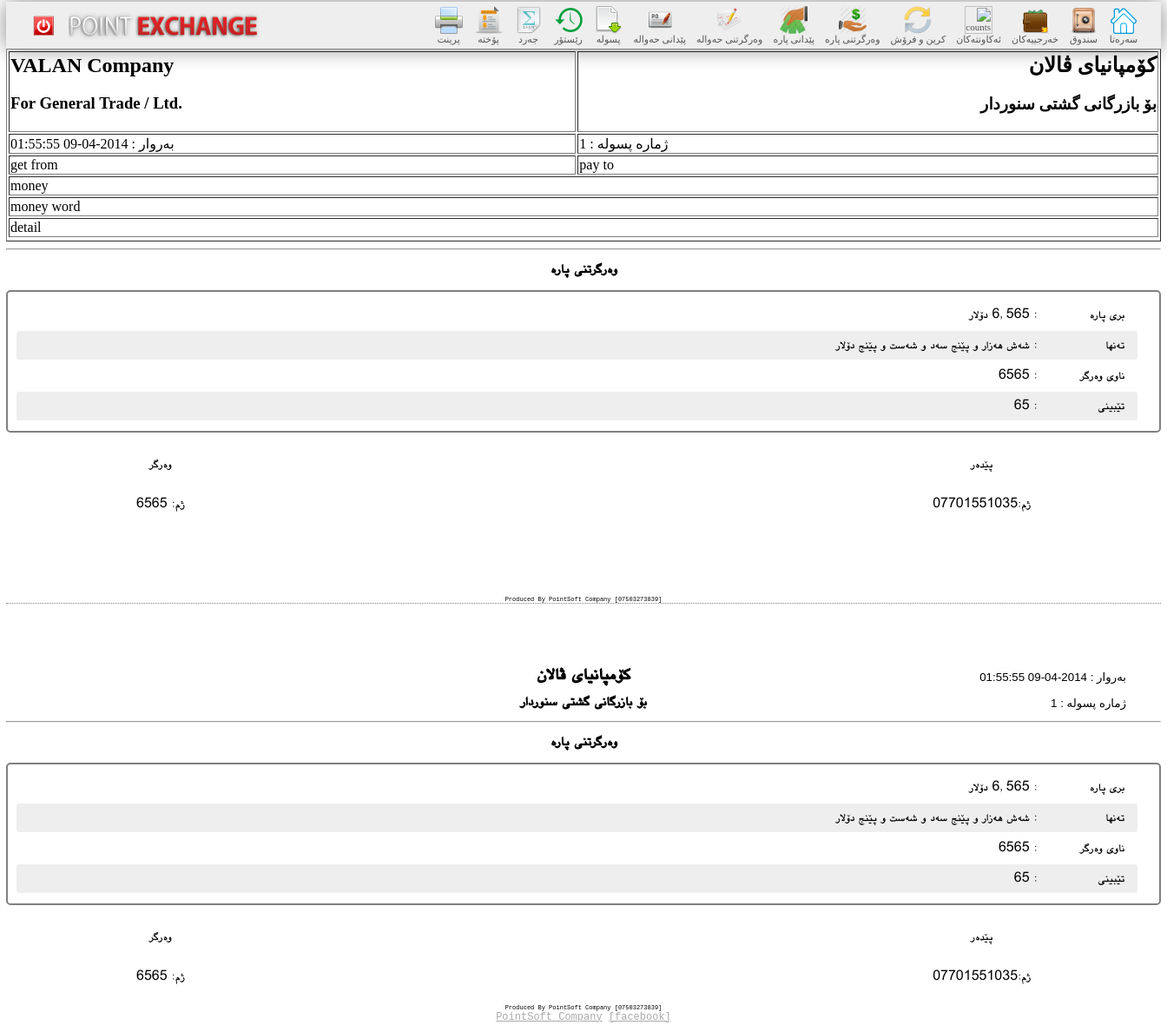
/psula_view0.php?id=1 (signed in), run on the app's committed database.
### tables this page shows
CREATE TABLE IF NOT EXISTS `order_payout` (
  `id` int(11) NOT NULL AUTO_INCREMENT,
  `id_user` int(11) DEFAULT NULL,
  `date_time` datetime DEFAULT NULL,
  `a_dollar` decimal(20,0) DEFAULT NULL,
  `a_dinar` decimal(20,0) DEFAULT NULL,
  `a_tman` decimal(20,0) DEFAULT NULL,
  `sender_name` varchar(100) DEFAULT NULL,
  `sender_phone` varchar(100) DEFAULT NULL,
  `reciever_name` varchar(100) NOT NULL,
  `reciever_phone` varchar(100) DEFAULT NULL,
  `reciever_address` varchar(200) DEFAULT NULL,
  `state` varchar(50) DEFAULT NULL,
  `detail` varchar(200) DEFAULT NULL,
  PRIMARY KEY (`id`)
);

### class/order_payout.class.php (called while the page is built, shortened)
<?php
require_once 'database.class.php';
class order_payout extends database{
	private static $TABLE = 'order_payout';
	public static function get_order_payout_info($id){
		try{
			$sql = "SELECT * FROM ".self::$TABLE." WHERE id = :id";
			$stmt = self::$PDO->prepare($sql);
			$stmt->bindParam(':id',$id,PDO::PARAM_INT);
			$stmt->execute();
			$row = $stmt->fetch(PDO::FETCH_ASSOC);
			return $row;
		}
		catch(PDOException $e){
			echo 'Error: [order_payout.class.php/function get_order_payout_info]'.$e->getMessage().'<br>';
			die();
		}
	}
}
?>

### class/database.class.php (called while the page is built, shortened)
<?php
function dsh_money($money,$decimal_check = 2,$symbol = null){
	$negative = false;
	$decimal = $money - intval($money);
	$arr = array();
	if($money !== 0)
		while($money){
			$part = strval($money % 1000);
			$len = strlen($part);
			if($len == 1)
				$part = '00'.$part;
			else if($len == 2)
				$part = '0'.$part;
			$money =intval($money/1000);
			array_push($arr, $part);
		}
	else
		$arr = array(0);
	$arr = array_reverse($arr);
	$str = implode(',', $arr);
	if(strlen($str)>1){
		if($str[0]=='0')
			$str = substr($str, 1);
		if($str[0]=='0')
			$str = substr($str, 1);
	}
	return $str;
}
function money_to_word($number)
{
    $max_size = pow(10,18);
    if (is_int($number) && $number < abs($max_size))
    {
        switch ($number)
        {
            case 5:
                $string = "پێنج";
                break;
            case 6:
                $string = "شەش";
                break;
            case 60:
                $string = "شەست";
                break;
            case $number < 100:
                $prefix = money_to_word($number-$number%10);
                $suffix = money_to_word($number%10);
                $string = $prefix . " و " . $suffix;
                break;
            case $number < pow(10,3):
                $prefix = money_to_word(intval(floor($number/pow(10,2)))) . " سەد";
                if ($number%pow(10,2)) $suffix = " و " . money_to_word($number%pow(10,2));
                $string = $prefix . @$suffix;
                break;
            case $number < pow(10,6):
                $prefix = money_to_word(intval(floor($number/pow(10,3)))) . " هەزار";
                if ($number%pow(10,3)) $suffix = money_to_word($number%pow(10,3));
                if(@$suffix) @$suffix =' و '.$suffix;
                $string = $prefix . " " . @$suffix;
                break;
        }
    } else
    {
        echo "ERROR with - $number<br/> Number must be an integer between -" . number_format($max_size, 0, ".", ",") . " and " . number_format($max_size, 0, ".", ",") . " exclussive.";
    }
    return $string;
}
?>

### psula_view0.php (the view, shortened to what this page needs)
<?php
	require_once 'class/database.class.php';
	require_once 'class/order_payout.class.php';
	$order_payout_info = order_payout::get_order_payout_info(@$_GET['id']);
	$money = '';
	if($order_payout_info['a_dollar'])
		$money .= dsh_money($order_payout_info['a_dollar']).' دۆلار ';
?>
<html>
<?php require_once 'head_tag.php'; ?>
  <body>
  	<div id="wrapper">
  		<?php require_once 'nav.php'; ?>
  		<div id="main">
  		<table border="1" style="width:100%; direction:ltr;" >
  			<tr>
  				<td>
  					<h2>VALAN Company</h2>
					<h3>For General Trade / Ltd.</h3>
				</td>
  				<td style="direction:rtl;">
  					<h2>کۆمپانیای ڤالان</h2>
					<h3>بۆ بازرگانی گشتی سنوردار</h3>
				</td>
  			</tr>
  			<tr>
  				<td>
  					بەروار : <?php echo $order_payout_info['date_time']; ?>
				</td>
  				<td>
  					ژمارە پسوله : <?php echo $order_payout_info['id']; ?>
				</td>
  			</tr>
  			<tr>
  				<td>
  					get from
				</td>
  				<td>
  					pay to
				</td>
  			</tr>
  			<tr>
  				<td colspan="2">
  					money
				</td>
  			</tr>
  			<tr>
  				<td colspan="2">
  					money word
				</td>
  			</tr>
  			<tr>
  				<td colspan="2">
  					detail
				</td>
  			</tr>
  		</table>
			<section>
				<hr>
				<h3>وەرگرتنی پاره</h3>
				<div class="package">
					<p><span> بری پاره  </span>: <?php echo $money ?> </p>
					<p class="ee"><span> تەنها </span>: <?php echo money_to_word(intval($order_payout_info['a_dollar'])); ?> دۆلار </p>
					<p><span> ناوی وەرگر </span>: <?php echo $order_payout_info['reciever_name']; ?></p>
					<p class="ee"><span> تێبینی </span>: <?php echo $order_payout_info['detail']; ?></p>
				</div>
				<div class="pedar">پێدەر <br><br> ژم:07701551035</div>
				<div class="warger">وەرگر <br><br>  ژم: <?php echo $order_payout_info['reciever_phone']; ?></div>
			</section><br><br><br>
			<div class="dash">Produced By PointSoft Company [07503273839]</div>
			<br><br><br>
			<section>
				<h2>کۆمپانیای ڤالان</h2>
				<h3>بۆ بازرگانی گشتی سنوردار</h3>
				<div class="corner">
					<p>بەروار : <?php echo $order_payout_info['date_time']; ?></p>
					<p>ژمارە پسوله : <?php echo $order_payout_info['id']; ?></p>
				</div>
				<hr>
				<h3>وەرگرتنی پاره</h3>
				<div class="package">
					<p><span> بری پاره  </span>: <?php echo $money ?> </p>
					<p class="ee"><span> تەنها </span>: <?php echo money_to_word(intval($order_payout_info['a_dollar'])); ?> دۆلار </p>
					<p><span> ناوی وەرگر </span>: <?php echo $order_payout_info['reciever_name']; ?></p>
					<p class="ee"><span> تێبینی </span>: <?php echo $order_payout_info['detail']; ?></p>
				</div>
				<div class="pedar">پێدەر <br><br> ژم:07701551035</div>
				<div class="warger">وەرگر <br><br>  ژم: <?php echo $order_payout_info['reciever_phone']; ?></div>
			</section>
			<div class="dash2">Produced By PointSoft Company [07503273839]</div>
		</div>
		<?php require_once 'footer.php'; ?>
  </body>
</html>

### style.css (style rules this page uses)
body { background: url('images/500px/seamlesstexture21_500.jpg'); margin: 0; }
#wrapper { width: 1330px; border: 2px solid white; margin: 0 auto; background-color: rgba(255,255,255,0.8); }

### psula_view0.php (style rules this page uses)
.corner { margin-top: -55px; float: right; font-family: arial; font-size: smaller; direction: rtl; }
section { direction: rtl; font-family: 'kxani'; }
section h2, section h3 { text-align: center; margin:0; }
.corner p { margin:0 25px 5px 0; }
section p { margin:0 15px 2px 0; padding: 5px; padding-right: 15px; border-radius: 3px; }
section p span { display: inline-block; width: 100px; }
section .package { border: 2px solid gray; border-radius: 5px; padding: 10px; margin-top: 10px; }
.pedar { float:right; margin: 25px 150px 0 0; text-align:center; }
.warger { float:left; margin: 25px 0 0 150px; text-align:center; }
.ee { background-color: #EEE; }
.dash { border-bottom: 1px dotted gray; margin: 40px 0 10px 0; text-align: center; font-family: courier new; font-size: 7px; }
.dash2 { margin: 20px 0 0 0; text-align: center; font-family: courier; font-size: 7px; }

### data on the page
order_payout: date_time "2014-04-09 01:55:55", id "1", a_dollar "شەش هەزار و پێنج سەد و شەست و پێنج", reciever_name "6565", detail "65", reciever_phone "6565"

### other printed values
$words[$phrase] "سەرەتا سندوق خەرجییەکان ئەکاونتەکان کرین و فرۆش وەرگرتنی پاره پێدانی پارە وەرگرتنی حەوالە پێدانی حەوالە پسولە رێستۆر جەرد پۆخته پرینت"
$money "6,565 دۆلار"
